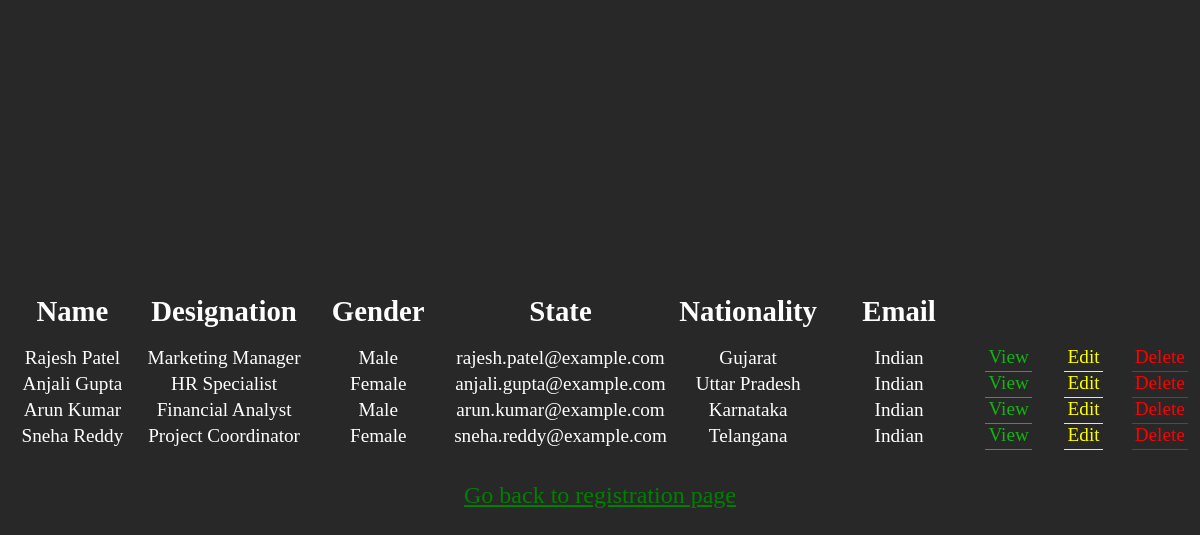
Screenshot of /manage/ with the database file from the repository.
### employee_management/models.py (models this page shows, shortened)
class Employee(models.Model):
    name = models.CharField(max_length = 100)
    designation = models.CharField(max_length = 50)
    gender = models.CharField(max_length = 20)
    state = models.CharField(max_length = 50)
    nationality = models.CharField(max_length = 50)
    email = models.EmailField()

### employee_management/views.py (the view)
# urls.py: path('manage/', views.manage, name = 'manage'),
def manage(request):
    employee_data = Employee.objects.all()
    return render(request, 'employee_management/manage.html', {'employee_data': employee_data})

### employee_management/templates/employee_management/manage.html (shortened to what this page needs)
{% load static %}
<!DOCTYPE html>
<html lang="en">
<head>
    <link rel="stylesheet" href="{% static 'employee_management/css/manage.css' %}">
</head>
<body>
    <div class="manage-main-wrap">
        <div class="manage-table-wrap">
            <table>
                <tr>
                    <th>Name</th>
                    <th>Designation</th>
                    <th>Gender</th>
                    <th>State</th>
                    <th>Nationality</th>
                    <th>Email</th>
                    <th style="width: 5rem;"></th>
                    <th style="width: 5rem;"></th>
                    <th style="width: 5rem;"></th>
                </tr>
                {% for data in employee_data %}
                <tr>
                    <td>{{data.name}}</td>
                    <td>{{data.designation}}</td>
                    <td>{{data.gender}}</td>
                    <td>{{data.email}}</td>
                    <td>{{data.state}}</td>
                    <td>{{data.nationality}}</td>
                    <td><a href="{% url 'view' data.id %}" class="manage-nav view">View</a></td>
                    <td><a href="{% url 'edit' data.id %}" class="manage-nav edit">Edit</a></td>
                    <td><a href="{% url 'delete' data.id %}" class="manage-nav delete">Delete</a></td>
                </tr>
                {% endfor %}
            </table>
        </div>
        <div class="manage-navigation-wrap"><a href="{% url 'registration' %}" class="manage-navigation">Go back to registration page</a></div>
    </div>
</body>
</html>

### employee_management/static/employee_management/css/manage.css (style rules this page uses)
body { margin: 0px; }
th { font-size: 1.8rem; width: 10rem; padding-bottom: 1rem; }
td { font-size: 1.2rem; text-align: center; }
.manage-main-wrap { background-color: rgb(41, 40, 40); height: 100vh; color: white; display: flex; flex-direction: column; justify-content: center; align-items: center; }
.manage-nav { padding: 0.2rem; text-decoration: none; }
.view { color: rgb(18, 180, 18); border-bottom: 1px solid rgb(18, 180, 18); }
.edit { color: yellow; border-bottom: 1px solid yellow; }
.delete { color: red; border-bottom: 1px solid red; }
.manage-navigation-wrap { margin-top: 2rem; }
.manage-navigation { color: green; font-size: 1.5rem; }

### rows the page displays
Employee: name "Rajesh Patel", designation "Marketing Manager", gender "Male", email "rajesh.patel@example.com", state "Gujarat", nationality "Indian"
Employee: name "Anjali Gupta", designation "HR Specialist", gender "Female", email "anjali.gupta@example.com", state "Uttar Pradesh", nationality "Indian"
Employee: name "Arun Kumar", designation "Financial Analyst", gender "Male", email "arun.kumar@example.com", state "Karnataka", nationality "Indian"
Employee: name "Sneha Reddy", designation "Project Coordinator", gender "Female", email "sneha.reddy@example.com", state "Telangana", nationality "Indian"
